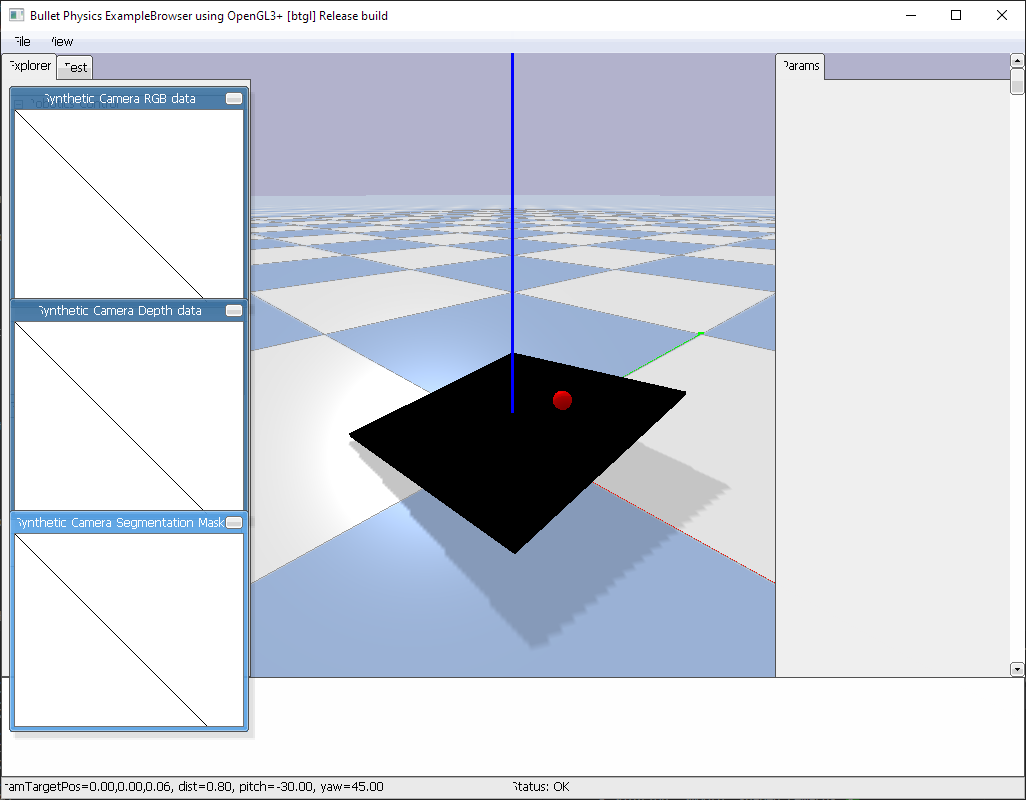
#> input picture sim.png, 1026 x 800 px; its folder holds only this picture in this run
$ python -i camera_interface.py   (imports and definitions only)
#> lines starting #> are read from the running program, lines starting #| are printed output that depends on the picture; after the words box and inside, x2 and y2 are one past the last pixel; in counts of white or black regions, pixels touching at a corner belong together
#> further down, picture is the input picture: shape (800, 1026, 3); mean B, G, R 219.9, 210.2, 205.5
"""
PyRealSense Camera Interface for Ball Position Detection

This module provides real-time ball position detection using Intel RealSense cameras
for the ball balancing table project. It bridges the gap between simulation and
real-world hardware deployment.

Features:
- Real-time ball detection and tracking
- Coordinate transformation from camera to table space
- Color-based ball detection with HSV filtering
- Depth information for 3D position estimation
- Calibration utilities for camera-table alignment
- Compatible with existing simulation interface

Author: Ball Balancing Table Project
"""

import numpy as np
import cv2
import time
from typing import Tuple, Optional, Dict, Any
import threading
import queue
import os
import json

# Blue marker detection system - no ArUco needed


class BallDetector:
    """
    Ball detection using color filtering and contour detection
    """

    def __init__(self):
        # HSV color range for white ping pong ball detection
        # These values are tuned for better stationary ball detection
        self.lower_white = np.array([0, 0, 180])    # Lower brightness threshold
        self.upper_white = np.array([180, 50, 255]) # Higher saturation tolerance

        # Alternative: Orange ball detection (uncomment if using orange ball)
        # self.lower_orange = np.array([10, 100, 100])
        # self.upper_orange = np.array([25, 255, 255])

        # Contour filtering parameters - Adjusted for ball on platform (higher/closer to camera)
        self.min_contour_area = 100      # Slightly higher minimum area
        self.max_contour_area = 15000    # Much larger maximum area for closer ball
        self.circularity_threshold = 0.6  # More lenient circularity

    def detect_ball(self, color_frame: np.ndarray, depth_frame: Optional[np.ndarray] = None, crop: Optional[Tuple[int, int, int, int]] = None) -> Optional[Tuple[float, float, float]]:
        """
        Detect ball position in the given frame, with optional cropping (ROI)

        Args:
            color_frame: RGB color image from camera
            depth_frame: Optional depth image for Z coordinate
            crop: Optional (x, y, w, h) tuple to crop the input frames before detection
        Returns:
            Tuple of (x, y, z) in pixels (relative to full image), or None if no ball detected
        """
        # Apply crop if specified
        x0, y0 = 0, 0
        if crop is not None:
            x0, y0, w, h = crop
            color_frame = color_frame[y0:y0+h, x0:x0+w]
            if depth_frame is not None:
                depth_frame = depth_frame[y0:y0+h, x0:x0+w]

        # Convert BGR to HSV for better color filtering
        hsv = cv2.cvtColor(color_frame, cv2.COLOR_BGR2HSV)
#> hsv: shape (800, 1026, 3); mean H, S, V 35.7, 18.3, 220.1

        # Create mask for white ball
        mask = cv2.inRange(hsv, self.lower_white, self.upper_white)
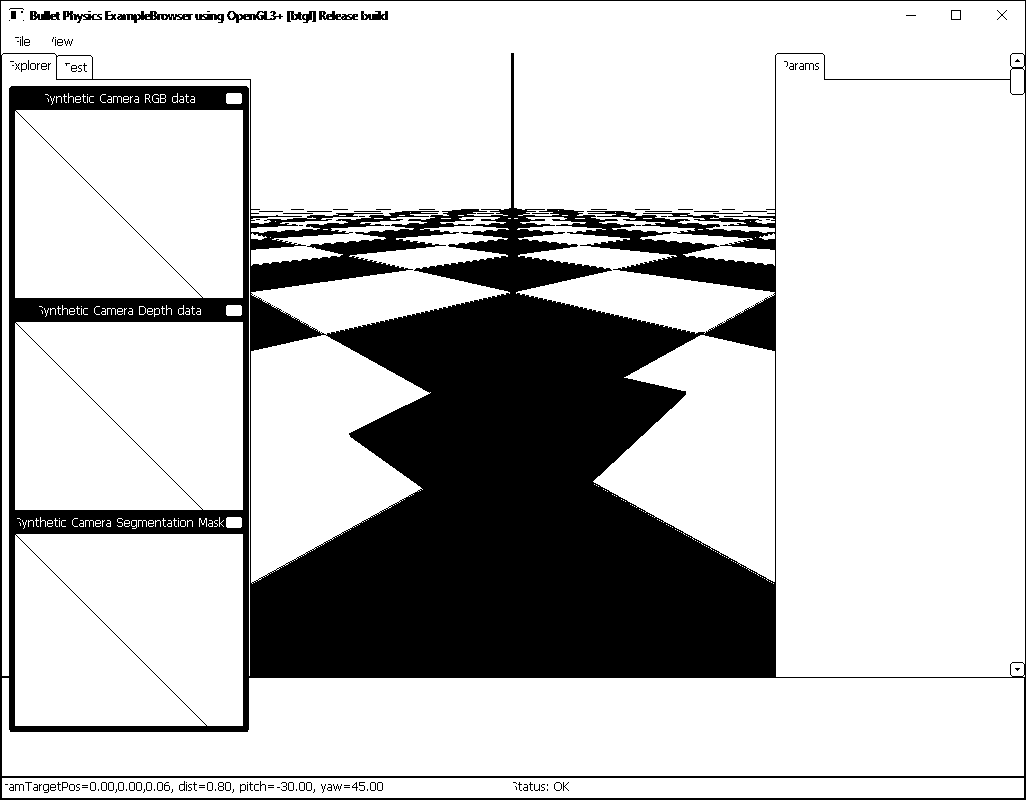
#> mask: shape (800, 1026); 76.1% white; 155 black regions (100 under 20 px), largest, box (x1, y1, x2, y2) and area: (0, 0, 1026, 800) 192736, (117, 11, 193, 23) 385, (227, 11, 283, 23) 271

        # Morphological operations to clean up the mask
        kernel = np.ones((5, 5), np.uint8)
        mask = cv2.morphologyEx(mask, cv2.MORPH_OPEN, kernel)
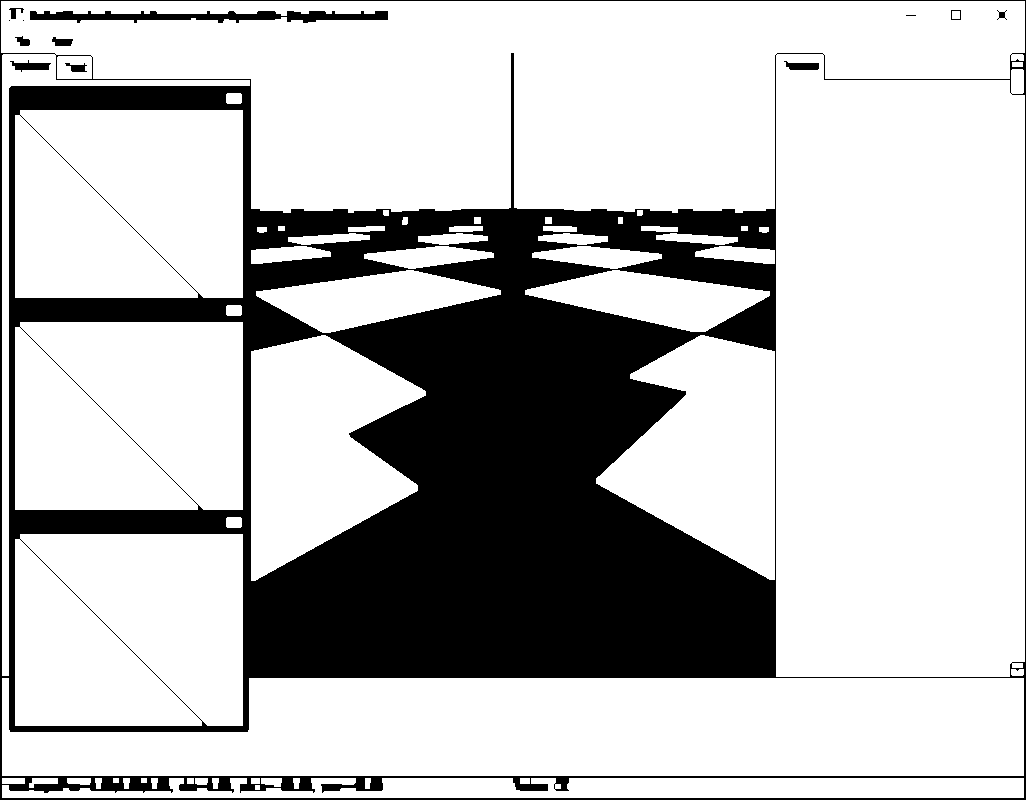
#> mask: shape (800, 1026); 74.7% white; 13 black regions (3 under 20 px), largest, box (x1, y1, x2, y2) and area: (0, 0, 1026, 800) 204216, (30, 11, 388, 23) 2544, (10, 60, 51, 72) 261
        mask = cv2.morphologyEx(mask, cv2.MORPH_CLOSE, kernel)
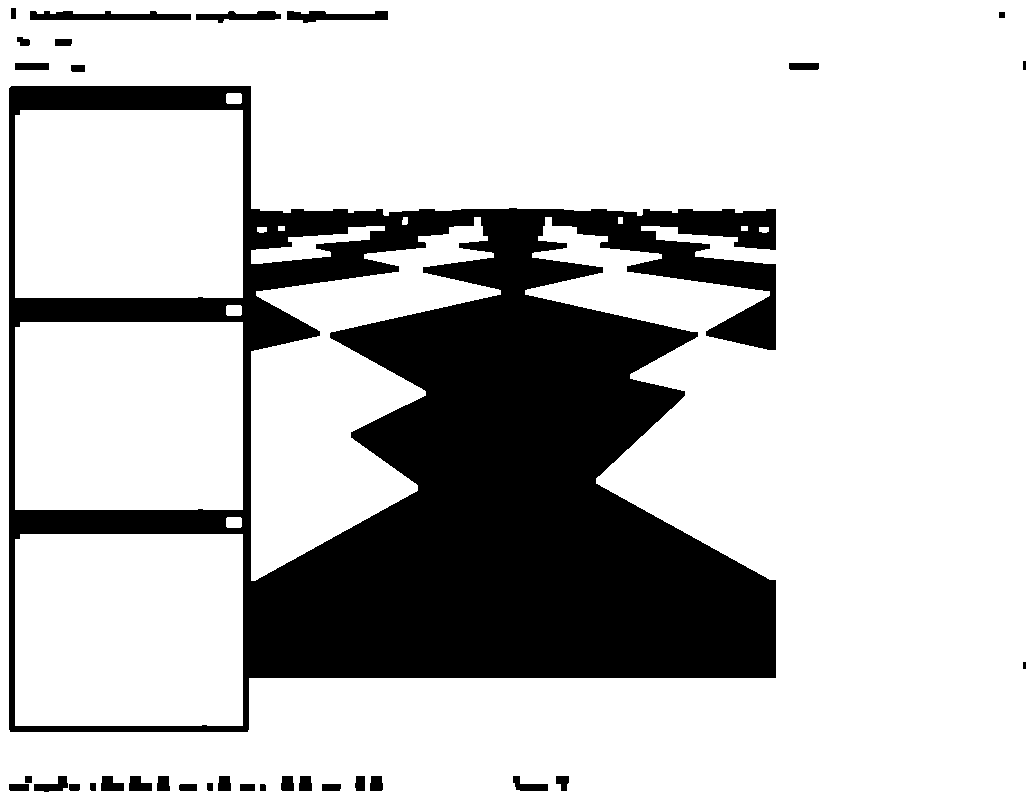
#> mask: shape (800, 1026); 76.1% white; 33 black regions

        # Find contours
        contours, _ = cv2.findContours(mask, cv2.RETR_EXTERNAL, cv2.CHAIN_APPROX_SIMPLE)
#> contours = 1 contour; box (x1, y1, x2, y2) and area: (0, 0, 1026, 800) 818923

        if not contours:
            return None

        # Filter contours by area and circularity
        valid_contours = []
        for contour in contours:
            area = cv2.contourArea(contour)
            if self.min_contour_area < area < self.max_contour_area:
                # Check circularity
                perimeter = cv2.arcLength(contour, True)
                if perimeter > 0:
                    circularity = 4 * np.pi * area / (perimeter * perimeter)
                    if circularity > self.circularity_threshold:
                        valid_contours.append((contour, area))
#> this loop made 1 pass
#> area on pass 1: 818923
#> after the loop, valid_contours = []

        if not valid_contours:
            return None

        # Use the largest valid contour
        best_contour = max(valid_contours, key=lambda x: x[1])[0]

        # Get centroid
        M = cv2.moments(best_contour)
        if M["m00"] == 0:
            return None
        cx = float(M["m10"] / M["m00"]) + x0
        cy = float(M["m01"] / M["m00"]) + y0

        # Get depth if available
        z = 0.0
        if depth_frame is not None and 0 <= cx-x0 < depth_frame.shape[1] and 0 <= cy-y0 < depth_frame.shape[0]:
            z = depth_frame[int(cy-y0), int(cx-x0)]
        return (cx, cy, z)


class RealSenseCameraInterface:
    """
    Intel RealSense camera interface for ball position detection
    """

    # [406 lines left out: functions __init__, initialize_camera, load_existing_calibration, pixel_to_world_coordinates, start_continuous_capture, stop_continuous_capture and 4 more, not called in this run]


# Simulation interface compatibility
class CameraSimulationInterface:
    """
    Interface that bridges camera input with existing simulation code
    This allows easy switching between simulation and real camera
    """

    # [120 lines left out: functions __init__, get_ball_state, start_tracking, stop_tracking, cleanup, main, not called in this run]


# [2 lines not run here, left out]

>>> import cv2
>>> picture = cv2.imread('sim.png')
>>> result = BallDetector().detect_ball(picture)
